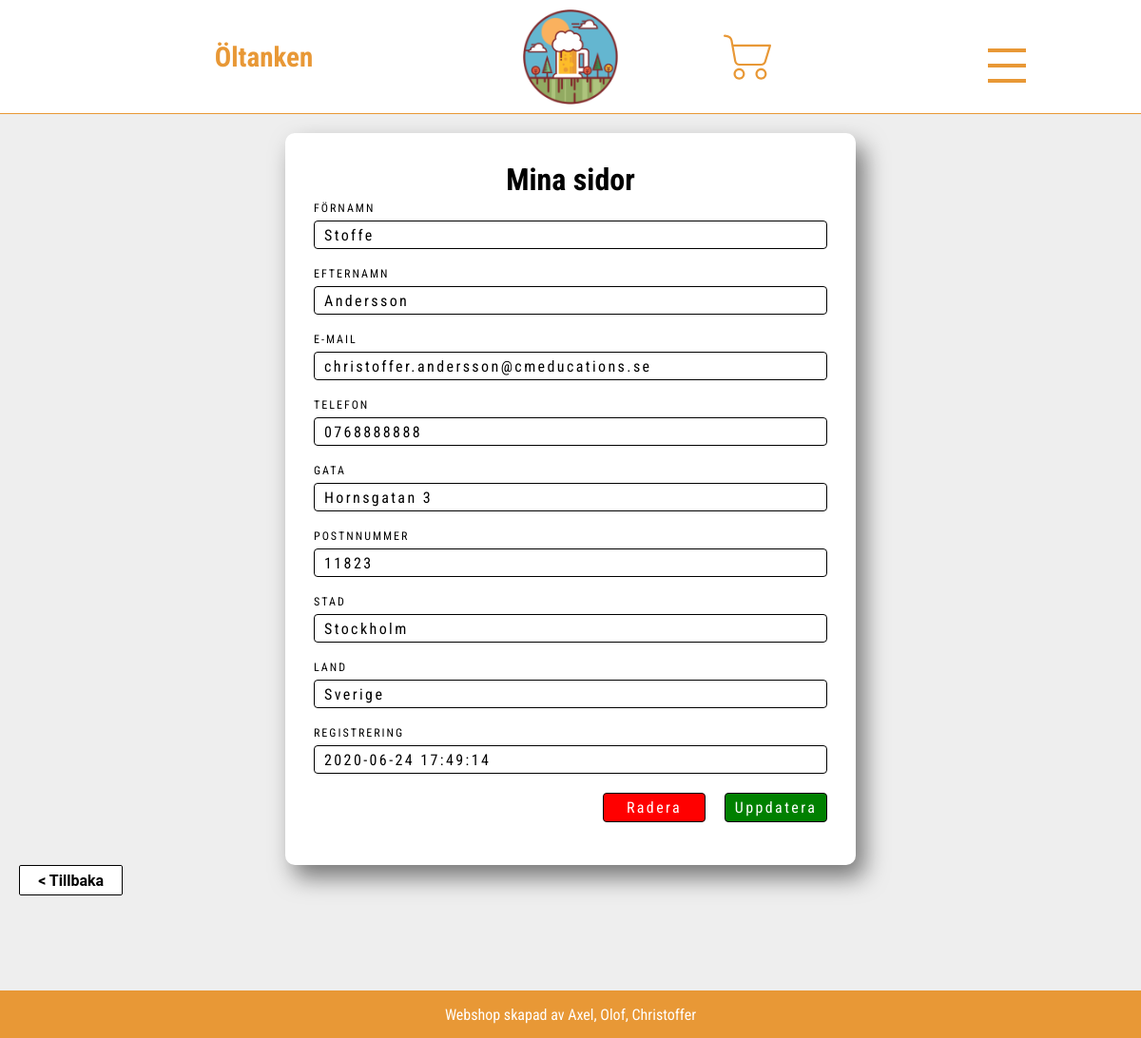
Page /users-public/mina-sidor.php (signed in) on the committed database.
### tables this page shows
CREATE TABLE `users` (
  `id` int(9) NOT NULL,
  `first_name` varchar(60) NOT NULL,
  `last_name` varchar(60) NOT NULL,
  `email` varchar(150) NOT NULL,
  `password` varchar(60) NOT NULL,
  `phone` varchar(60) NOT NULL,
  `street` varchar(255) NOT NULL,
  `postal_code` varchar(255) NOT NULL,
  `city` varchar(90) NOT NULL,
  `country` varchar(90) NOT NULL,
  `register_date` timestamp NOT NULL DEFAULT current_timestamp()
);

### public/users-public/mina-sidor.php (the view, shortened to what this page needs)
<?php
    require SRC_PATH . ('dbconnect.php');
try {
    $stmt = $dbconnect->prepare("SELECT * FROM users WHERE email = :email");
    $stmt->bindValue(':email', $_SESSION['email']);
    $stmt->execute();
    $user = $stmt->fetch();
} catch (\PDOException $e) {
    throw new \PDOException($e->getMessage(), (int) $e->getCode());
}
?>
<!DOCTYPE html>
<html lang="en">
<head>
    <link rel='stylesheet' type='text/css' media='screen' href='../styles/main.css'>
    <link rel='stylesheet' type='text/css' media='screen' href='../styles/home-login-reg.css'>
</head>
<body class="body-mina-sidor">
<?php include '../parts/menu.php';?>
<div class="wrapper-mina-sidor">
    <div class="container-mina-sidor">
        <h1 class="rubrik-center">Mina sidor</h1>
        <label>Förnamn</label>
        <input value="<?=$user['first_name']?>" readonly>
        <label>Efternamn</label>
        <input value="<?=$user['last_name']?>" readonly>
        <label>E-mail</label>
        <input value="<?=$user['email']?>" readonly>
        <label>Telefon</label>
        <input value="<?=$user['phone']?>" readonly>
        <label>Gata</label>
        <input value="<?=$user['street'] ?>" readonly>
        <label>Postnnummer</label>
        <input value="<?=$user['postal_code']?>" readonly>
        <label>Stad</label>
        <input value="<?=$user['city']?>" readonly>
        <label>Land</label>
        <input value="<?=$user['country']?>" readonly>
        <label>Registrering</label>
        <input value="<?=$user['register_date']?>" readonly>
        <div class="mina-sidorBtn">
                <form action="update-profile.php?id=<?=$user['id']?>" method="POST">
                    <input type="submit" name="updateBtn" value="Uppdatera" class="updateBtn">
                </form>
        </div>
        <div class="mina-sidorBtn">
                <form action="#" method="POST">
                    <input onclick="return myConfirm();" type="submit" name="deleteBtn" value="Radera" class="deleteBtn" class="btn btn-danger">
                </form>
        </div>
    </div>
</div>
<a href="home-login-reg.php" class="general-button top-left-button tack-sidaBtn">< Tillbaka</a>
<?php include '../parts/footer.php';?>
</body>
</html>

### public/styles/main.css (style rules this page uses)
* { font-family: 'Roboto Condensed', sans-serif; box-sizing: border-box; margin: 0; padding: 0; }
body { overflow-x: hidden; }
.general-button { display: inline-block; padding: 0.35em 1.2em; border: 0.1em solid #000; border-radius: 0.12em; box-sizing: border-box; text-decoration: none; font-family: 'Roboto',sans-serif; font-weight: bold; color: #000; text-align: center; transition: all 0.2s; background-color: #fff; width: auto; justify-self: center; }
.top-left-button { margin: 50px 50px 0; }

### public/styles/home-login-reg.css (style rules this page uses)
* { margin: 0; padding: 0; box-sizing: border-box; }
input { width: 100%; min-height: 30px; border: 0; font-size: 1rem; letter-spacing: .15rem; margin-top: 5px; color: #000; border-radius: 4px; border: 1px solid black; margin-bottom: 15px; }
label { text-transform: uppercase; font-size: 12px; letter-spacing: 2px; color: #000; margin-top: 15px; }
.body-mina-sidor { background-color: #eee; }
.wrapper-mina-sidor { display: grid; justify-content: center; grid-template-columns: repeat(4, 1fr); grid-template-areas:". content content ."; }
.container-mina-sidor { margin-top: 20px; grid-area: content; background-color: #ffffff; padding: 30px 30px; border-radius: 10px; box-shadow: 9px 13px 25px 0px rgba(0, 0, 0, 0.5); max-height: 800px; }
.rubrik-center { text-align: center; }
.mina-sidorBtn { width: 20%; margin-left: 20px; float: right; }
.deleteBtn { background-color: red; color: #ffffff; padding: 5px 5px; }
.updateBtn { background-color: green; color: #ffffff; padding: 5px 5px; }
input[readonly] { padding-left: 10px; }
.tack-sidaBtn { margin: 0px 20px; }
@media only screen and (min-width: 1200px) { input { width: 100%; min-height: 30px; border: 0; font-size: 1rem; letter-spacing: .15rem; margin-top: 5px; color: #000; border-radius: 4px; border: 1px solid black; margin-bottom: 15px; } }
@media only screen and (min-width: 1200px) { label { text-transform: uppercase; font-size: 12px; letter-spacing: 2px; color: #000; margin-top: 15px; } }
@media only screen and (min-width: 1200px) { .body-mina-sidor { background-color: #eee; } }
@media only screen and (min-width: 1200px) { .wrapper-mina-sidor { display: grid; justify-content: center; grid-template-columns: repeat(4, 1fr); grid-template-areas:". content content ."; } }
@media only screen and (min-width: 1200px) { .container-mina-sidor { margin-top: 20px; grid-area: content; background-color: #ffffff; padding: 30px 30px; border-radius: 10px; box-shadow: 9px 13px 25px 0px rgba(0, 0, 0, 0.5); max-height: 800px; } }
@media only screen and (min-width: 1200px) { .rubrik-center { text-align: center; } }
@media only screen and (min-width: 1200px) { .mina-sidorBtn { width: 20%; margin-left: 20px; float: right; } }
@media only screen and (min-width: 1200px) { .deleteBtn { background-color: red; color: #ffffff; padding: 5px 5px; } }
@media only screen and (min-width: 1200px) { .updateBtn { background-color: green; color: #ffffff; padding: 5px 5px; } }
@media only screen and (min-width: 1200px) { input[readonly] { padding-left: 10px; } }

### rows in the picture
users: first_name "Stoffe", last_name "Andersson", email "christoffer.andersson@cmeducations.se", phone "0768888888", street "Hornsgatan 3", postal_code "11823", city "Stockholm", country "Sverige", register_date "2020-06-24 17:49:14"
